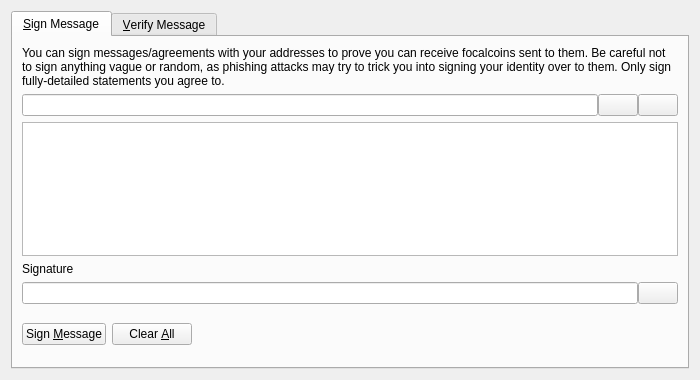
<?xml version="1.0" encoding="UTF-8"?>
<ui version="4.0">
 <class>SignVerifyMessageDialog</class>
 <widget class="QDialog" name="SignVerifyMessageDialog">
  <property name="geometry">
   <rect>
    <x>0</x>
    <y>0</y>
    <width>700</width>
    <height>380</height>
   </rect>
  </property>
  <property name="windowTitle">
   <string>Signatures - Sign / Verify a Message</string>
  </property>
  <property name="modal">
   <bool>true</bool>
  </property>
  <layout class="QVBoxLayout" name="verticalLayout">
   <item>
    <widget class="QTabWidget" name="tabWidget">
     <property name="currentIndex">
      <number>0</number>
     </property>
     <widget class="QWidget" name="tabSignMessage">
      <attribute name="title">
       <string>&amp;Sign Message</string>
      </attribute>
      <layout class="QVBoxLayout" name="verticalLayout_SM">
       <item>
        <widget class="QLabel" name="infoLabel_SM">
         <property name="text">
          <string>You can sign messages/agreements with your addresses to prove you can receive focalcoins sent to them. Be careful not to sign anything vague or random, as phishing attacks may try to trick you into signing your identity over to them. Only sign fully-detailed statements you agree to.</string>
         </property>
         <property name="textFormat">
          <enum>Qt::PlainText</enum>
         </property>
         <property name="wordWrap">
          <bool>true</bool>
         </property>
        </widget>
       </item>
       <item>
        <layout class="QHBoxLayout" name="horizontalLayout_1_SM">
         <property name="spacing">
          <number>0</number>
         </property>
         <item>
          <widget class="QValidatedLineEdit" name="addressIn_SM">
           <property name="toolTip">
            <string>The Focalcoin address to sign the message with</string>
           </property>
          </widget>
         </item>
         <item>
          <widget class="QPushButton" name="addressBookButton_SM">
           <property name="toolTip">
            <string>Choose previously used address</string>
           </property>
           <property name="text">
            <string/>
           </property>
           <property name="icon">
            <iconset resource="../bitcoin.qrc">
             <normaloff>:/icons/address-book</normaloff>:/icons/address-book</iconset>
           </property>
           <property name="shortcut">
            <string>Alt+A</string>
           </property>
           <property name="autoDefault">
            <bool>false</bool>
           </property>
          </widget>
         </item>
         <item>
          <widget class="QPushButton" name="pasteButton_SM">
           <property name="toolTip">
            <string>Paste address from clipboard</string>
           </property>
           <property name="text">
            <string/>
           </property>
           <property name="icon">
            <iconset resource="../bitcoin.qrc">
             <normaloff>:/icons/editpaste</normaloff>:/icons/editpaste</iconset>
           </property>
           <property name="shortcut">
            <string>Alt+P</string>
           </property>
           <property name="autoDefault">
            <bool>false</bool>
           </property>
          </widget>
         </item>
        </layout>
       </item>
       <item>
        <widget class="QPlainTextEdit" name="messageIn_SM">
         <property name="toolTip">
          <string>Enter the message you want to sign here</string>
         </property>
        </widget>
       </item>
       <item>
        <widget class="QLabel" name="signatureLabel_SM">
         <property name="text">
          <string>Signature</string>
         </property>
         <property name="textFormat">
          <enum>Qt::PlainText</enum>
         </property>
        </widget>
       </item>
       <item>
        <layout class="QHBoxLayout" name="horizontalLayout_2_SM">
         <property name="spacing">
          <number>0</number>
         </property>
         <item>
          <widget class="QLineEdit" name="signatureOut_SM">
           <property name="font">
            <font>
             <italic>true</italic>
            </font>
           </property>
           <property name="readOnly">
            <bool>true</bool>
           </property>
          </widget>
         </item>
         <item>
          <widget class="QPushButton" name="copySignatureButton_SM">
           <property name="toolTip">
            <string>Copy the current signature to the system clipboard</string>
           </property>
           <property name="text">
            <string/>
           </property>
           <property name="icon">
            <iconset resource="../bitcoin.qrc">
             <normaloff>:/icons/editcopy</normaloff>:/icons/editcopy</iconset>
           </property>
           <property name="autoDefault">
            <bool>false</bool>
           </property>
          </widget>
         </item>
        </layout>
       </item>
       <item>
        <layout class="QHBoxLayout" name="horizontalLayout_3_SM">
         <item>
          <widget class="QPushButton" name="signMessageButton_SM">
           <property name="toolTip">
            <string>Sign the message to prove you own this Focalcoin address</string>
           </property>
           <property name="text">
            <string>Sign &amp;Message</string>
           </property>
           <property name="icon">
            <iconset resource="../bitcoin.qrc">
             <normaloff>:/icons/edit</normaloff>:/icons/edit</iconset>
           </property>
           <property name="autoDefault">
            <bool>false</bool>
           </property>
          </widget>
         </item>
         <item>
          <widget class="QPushButton" name="clearButton_SM">
           <property name="toolTip">
            <string>Reset all sign message fields</string>
           </property>
           <property name="text">
            <string>Clear &amp;All</string>
           </property>
           <property name="icon">
            <iconset resource="../bitcoin.qrc">
             <normaloff>:/icons/remove</normaloff>:/icons/remove</iconset>
           </property>
           <property name="autoDefault">
            <bool>false</bool>
           </property>
          </widget>
         </item>
         <item>
          <spacer name="horizontalSpacer_1_SM">
           <property name="orientation">
            <enum>Qt::Horizontal</enum>
           </property>
           <property name="sizeHint" stdset="0">
            <size>
             <width>40</width>
             <height>48</height>
            </size>
           </property>
          </spacer>
         </item>
         <item>
          <widget class="QLabel" name="statusLabel_SM">
           <property name="font">
            <font>
             <weight>75</weight>
             <bold>true</bold>
            </font>
           </property>
           <property name="text">
            <string/>
           </property>
           <property name="wordWrap">
            <bool>true</bool>
           </property>
          </widget>
         </item>
         <item>
          <spacer name="horizontalSpacer_2_SM">
           <property name="orientation">
            <enum>Qt::Horizontal</enum>
           </property>
           <property name="sizeHint" stdset="0">
            <size>
             <width>40</width>
             <height>48</height>
            </size>
           </property>
          </spacer>
         </item>
        </layout>
       </item>
      </layout>
     </widget>
     <widget class="QWidget" name="tabVerifyMessage">
      <attribute name="title">
       <string>&amp;Verify Message</string>
      </attribute>
      <layout class="QVBoxLayout" name="verticalLayout_VM">
       <item>
        <widget class="QLabel" name="infoLabel_VM">
         <property name="text">
          <string>Enter the receiver's address, message (ensure you copy line breaks, spaces, tabs, etc. exactly) and signature below to verify the message. Be careful not to read more into the signature than what is in the signed message itself, to avoid being tricked by a man-in-the-middle attack. Note that this only proves the signing party receives with the address, it cannot prove sendership of any transaction!</string>
         </property>
         <property name="textFormat">
          <enum>Qt::PlainText</enum>
         </property>
         <property name="alignment">
          <set>Qt::AlignLeading|Qt::AlignLeft|Qt::AlignTop</set>
         </property>
         <property name="wordWrap">
          <bool>true</bool>
         </property>
        </widget>
       </item>
       <item>
        <layout class="QHBoxLayout" name="horizontalLayout_1_VM">
         <property name="spacing">
          <number>0</number>
         </property>
         <item>
          <widget class="QValidatedLineEdit" name="addressIn_VM">
           <property name="toolTip">
            <string>The Focalcoin address the message was signed with</string>
           </property>
          </widget>
         </item>
         <item>
          <widget class="QPushButton" name="addressBookButton_VM">
           <property name="toolTip">
            <string>Choose previously used address</string>
           </property>
           <property name="text">
            <string/>
           </property>
           <property name="icon">
            <iconset resource="../bitcoin.qrc">
             <normaloff>:/icons/address-book</normaloff>:/icons/address-book</iconset>
           </property>
           <property name="shortcut">
            <string>Alt+A</string>
           </property>
           <property name="autoDefault">
            <bool>false</bool>
           </property>
          </widget>
         </item>
        </layout>
       </item>
       <item>
        <widget class="QPlainTextEdit" name="messageIn_VM"/>
       </item>
       <item>
        <widget class="QValidatedLineEdit" name="signatureIn_VM"/>
       </item>
       <item>
        <layout class="QHBoxLayout" name="horizontalLayout_2_VM">
         <item>
          <widget class="QPushButton" name="verifyMessageButton_VM">
           <property name="toolTip">
            <string>Verify the message to ensure it was signed with the specified Focalcoin address</string>
           </property>
           <property name="text">
            <string>Verify &amp;Message</string>
           </property>
           <property name="icon">
            <iconset resource="../bitcoin.qrc">
             <normaloff>:/icons/transaction_0</normaloff>:/icons/transaction_0</iconset>
           </property>
           <property name="autoDefault">
            <bool>false</bool>
           </property>
          </widget>
         </item>
         <item>
          <widget class="QPushButton" name="clearButton_VM">
           <property name="toolTip">
            <string>Reset all verify message fields</string>
           </property>
           <property name="text">
            <string>Clear &amp;All</string>
           </property>
           <property name="icon">
            <iconset resource="../bitcoin.qrc">
             <normaloff>:/icons/remove</normaloff>:/icons/remove</iconset>
           </property>
           <property name="autoDefault">
            <bool>false</bool>
           </property>
          </widget>
         </item>
         <item>
          <spacer name="horizontalSpacer_1_VM">
           <property name="orientation">
            <enum>Qt::Horizontal</enum>
           </property>
           <property name="sizeHint" stdset="0">
            <size>
             <width>40</width>
             <height>48</height>
            </size>
           </property>
          </spacer>
         </item>
         <item>
          <widget class="QLabel" name="statusLabel_VM">
           <property name="font">
            <font>
             <weight>75</weight>
             <bold>true</bold>
            </font>
           </property>
           <property name="text">
            <string/>
           </property>
           <property name="wordWrap">
            <bool>true</bool>
           </property>
          </widget>
         </item>
         <item>
          <spacer name="horizontalSpacer_2_VM">
           <property name="orientation">
            <enum>Qt::Horizontal</enum>
           </property>
           <property name="sizeHint" stdset="0">
            <size>
             <width>40</width>
             <height>48</height>
            </size>
           </property>
          </spacer>
         </item>
        </layout>
       </item>
      </layout>
     </widget>
    </widget>
   </item>
  </layout>
 </widget>
 <customwidgets>
  <customwidget>
   <class>QValidatedLineEdit</class>
   <extends>QLineEdit</extends>
   <header>qt/qvalidatedlineedit.h</header>
  </customwidget>
 </customwidgets>
 <resources>
  <include location="../bitcoin.qrc"/>
 </resources>
 <connections/>
</ui>
